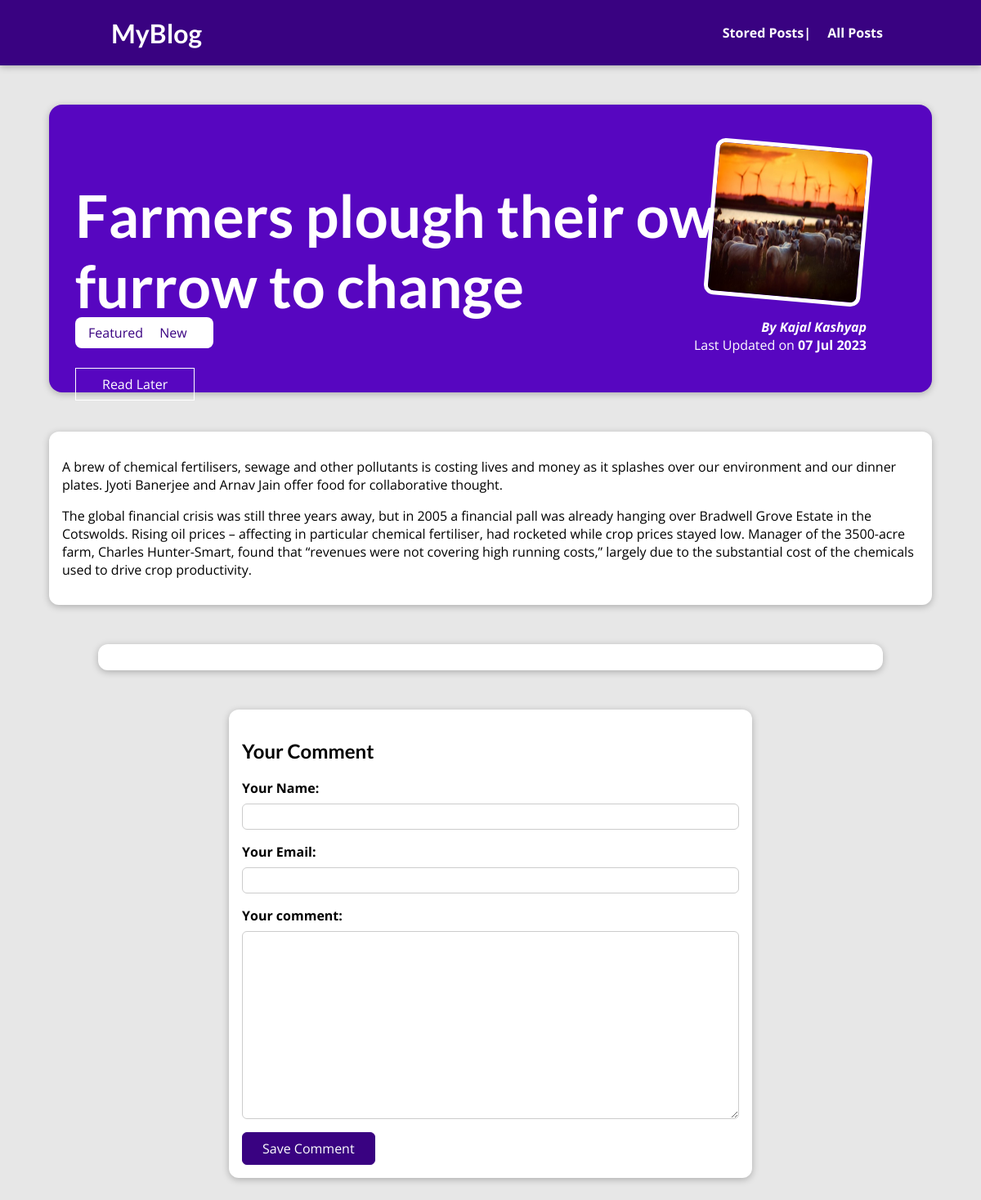
/posts/farmers-plough-their-own-furrow-to-change, run on the app's committed database.
### blog/models.py (models this page shows, shortened)
class Post(models.Model):
    title = models.CharField(max_length=150)
    excerpt = models.CharField(max_length=150)
    image = models.ImageField(upload_to="posts", null=True)
    date = models.DateField(auto_now=True)
    slug = models.SlugField(unique=True, db_index=True)
    content = models.TextField(validators=[MinLengthValidator(10)])
    author = models.ForeignKey(
        Author, on_delete=models.SET_NULL, null=True, related_name="posts")
    tags = models.ManyToManyField(Tag)

class Tag(models.Model):
    caption = models.CharField(max_length=20)

class Author(models.Model):
    first_name = models.CharField(max_length=100)
    last_name = models.CharField(max_length=100)
    email_address = models.EmailField()
    def full_name(self):
        return f"{self.first_name} {self.last_name}"
    def __str__(self):
        return self.full_name()

### blog/views.py (the view, shortened to what this page needs)
# urls.py: path("posts/<slug:slug>", views.SinglePostView.as_view(), name="post-detail-page"),   #posts/my-first-post
class SinglePostView(View):
    def is_stored_post(self,request,post_id):
        stored_posts = request.session.get("stored_posts")
        if stored_posts is not None:
            is_saved_for_later = post_id in stored_posts
        else:
            is_saved_for_later = False
        return is_saved_for_later
    def get(self,request,slug):
        post = Post.objects.get(slug=slug)
        context={
            "post": post,
            "post_tags": post.tags.all(),
            "comment_form": CommentForm(),
            "comments": post.comments.all().order_by("-id"),
            "saved_for_later": self.is_stored_post(request,post.id),
        }
        return render(request, "blog/post-detail.html", context)

### blog/forms.py
class CommentForm(forms.ModelForm):
    class Meta:
        model = Comment
        exclude = ["post"]
        labels = {
            "user_name": "Your Name",
            "user_email": "Your Email",
            "text" : "Your comment",
        }

### blog/templates/blog/post-detail.html (shortened to what this page needs)
{% extends "base.html" %}
{% load static %}
{% block css_files %}
    <link rel="stylesheet" href="{% static "blog/post-detail.css" %}">
{% endblock %}
{% block content %}
    <section id="summary">
        <h2>{{post.title}}</h2>
        <div>
            {% for tag in post_tags %}
             <sapn class="tag"> {{ tag.caption }} </span>
            {% endfor %}
        </div>
        <div id="read-later">
        <form action="{% url "read-later" %}" method="POST">
            <button >
                {% if saved_for_later %}
                    Remove from "Read Later" List
                {% else %}
                    Read Later
                {% endif %}
            </button>
        </form>
        </div>
        <article>
            <img src="{{ post.image.url }}" alt="{{post.title}}" />
            <address>
               By <a href="mailto:{{ post.author.email_address }}">{{post.author}}</a>
            </address>
            <div>
                Last Updated on <time>{{post.date|date:"d M Y" }}</time>
            </div>
        </article>
     </section>
     <main>
     {{post.content|linebreaks}}
</main>
<section id="comments">
</section>
<section id="comment-form">
    <h2>Your Comment</h2>
    <form action="{% url "post-detail-page"  post.slug %}" method="POST">
        {% for form_field in comment_form %}
        <div class="form-control {% if form_field.errors %}invalid{% endif %}">
            {{ form_field.label_tag }}
            {{ form_field }}
        </div>
        {% endfor %}
        <button>Save Comment</button>
    </form>
</section>
{% endblock %}

### blog/static/blog/post-detail.css (style rules this page uses)
body { background-color: #e7e7e7; }
#summary { margin: 8rem auto 3rem auto; padding: 2rem; width: 90%; max-width: 90rem; border-radius: 16px; background-color: #5706c0; position: relative; box-shadow: 0 2px 8px rgba(0, 0, 0, 0.25); height: 22rem; }
#summary h2 { color: white; font-size: 4.5rem; margin-bottom: 0.25rem; }
#summary article { position: absolute; top: 2rem; right: 3rem; padding: 1rem 2rem; border-radius: 12px; text-align: right; color: white; }
#summary article img { width: 12rem; height: 12rem; border-radius: 12px; transform: rotateZ(5deg); border: 5px solid white; margin-bottom: 1rem; }
#summary address { font-weight: bold; }
#summary a { color: white; text-decoration: none; }
#summary time { font-weight: bold; }
#read-later { margin: 2rem 0; }
#read-later button { background-color: transparent; border: 1px solid white; padding: 0.5rem 2rem; font: inherit; color: white; cursor: pointer; }
main { width: 90%; max-width: 90rem; margin: 3rem auto; background-color: white; padding: 1rem; border-radius: 12px; box-shadow: 0 2px 8px rgba(0, 0, 0, 0.25); }
.tag { background-color: white; color: #390281; padding: 0.5rem 1rem; border-radius: 8px; }
#comment-form { margin: 3rem auto; width: 90%; max-width: 40rem; border-radius: 12px; background-color: white; box-shadow: 0 2px 8px rgba(0, 0, 0, 0.25); padding: 1rem; }
#comment-form button { font: inherit; background-color: #390281; color: white; border: 1px solid #390281; padding: 0.5rem 1.5rem; border-radius: 6px; cursor: pointer; }
.form-control { margin-bottom: 1rem; }
.form-control label { font-weight: bold; margin-bottom: 0.5rem; display: block; }
.form-control input, .form-control textarea { display: block; width: 100%; font: inherit; padding: 0.25rem; border-radius: 6px; border: 1px solid #ccc; }
#comments { margin: 3rem auto; width: 90%; max-width: 60rem; border-radius: 12px; background-color: white; box-shadow: 0 2px 8px rgba(0, 0, 0, 0.25); padding: 1rem 2rem; }

### static/app.css (style rules this page uses)
* { box-sizing: border-box; }
html { font-family: 'Open Sans', 'Lato', sans-serif; }
body { margin: 0; }
h1, h2, h3 { font-family: 'Lato', sans-serif; font-weight: bold; }

### data on the page
Post: title "Farmers plough their own furrow to change", image (picture), author "Kajal Kashyap", date "07 Jul 2023", content "A brew of chemical fertilisers, sewage and other pollutants is costing lives and money as it splashes over our environment and our dinner plates. Jyoti Banerjee and Arnav Jain offer food for collaborative thought. The global financial crisis was still three years away, but in 2005 a financial pall was already hanging over Bradwell Grove Estate in the Cotswolds. Rising oil prices – affecting in particular chemical fertiliser, had rocketed while crop prices stayed low. Manager of the 3500-acre farm, Charles Hunter-Smart, found that “revenues were not covering high running costs,” largely due to the substantial cost of the chemicals used to drive crop productivity."
Tag: caption "Featured"
Tag: caption "New"
